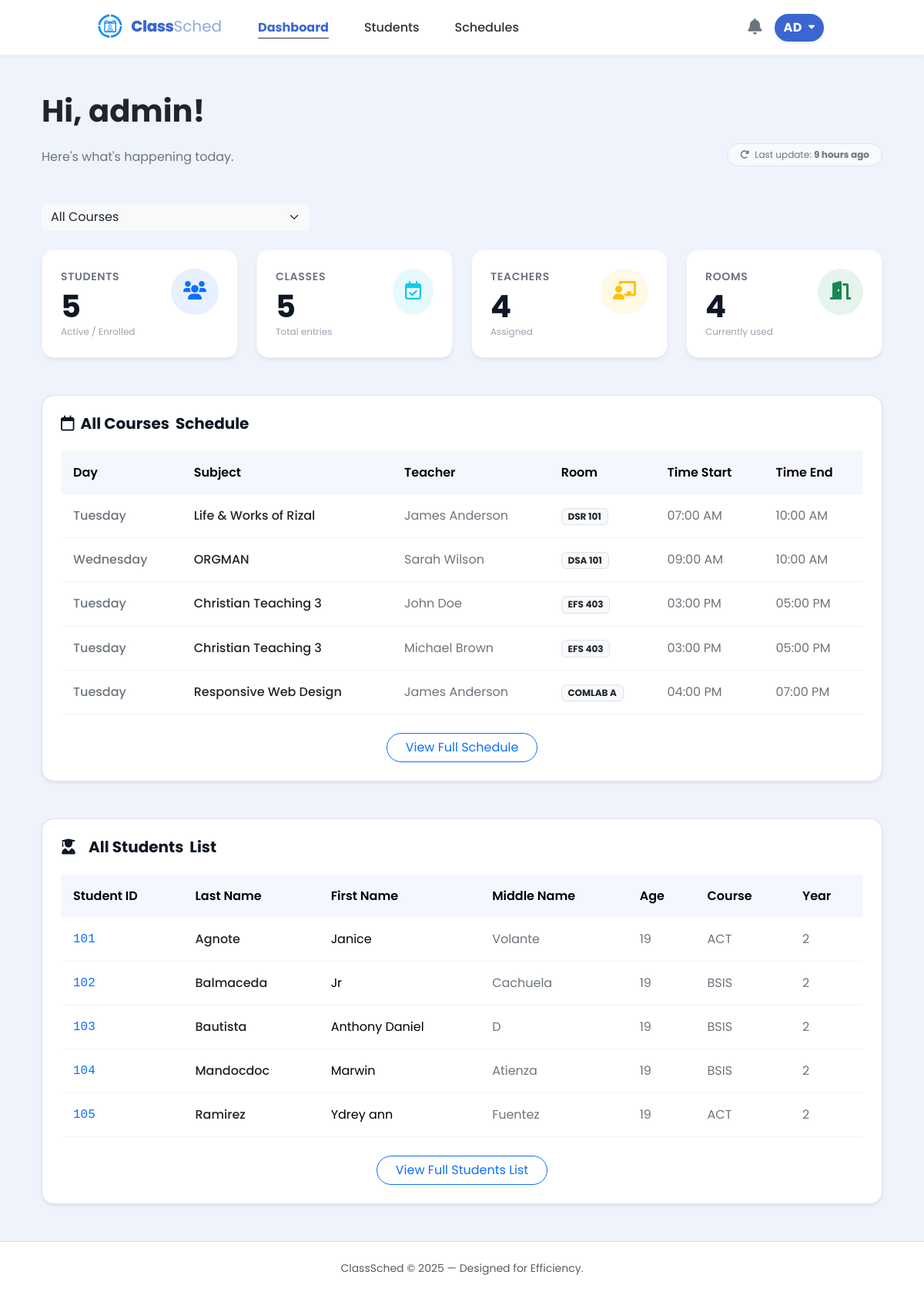
The page /src/admin_dashboard.php (signed in) on the database as committed earlier.
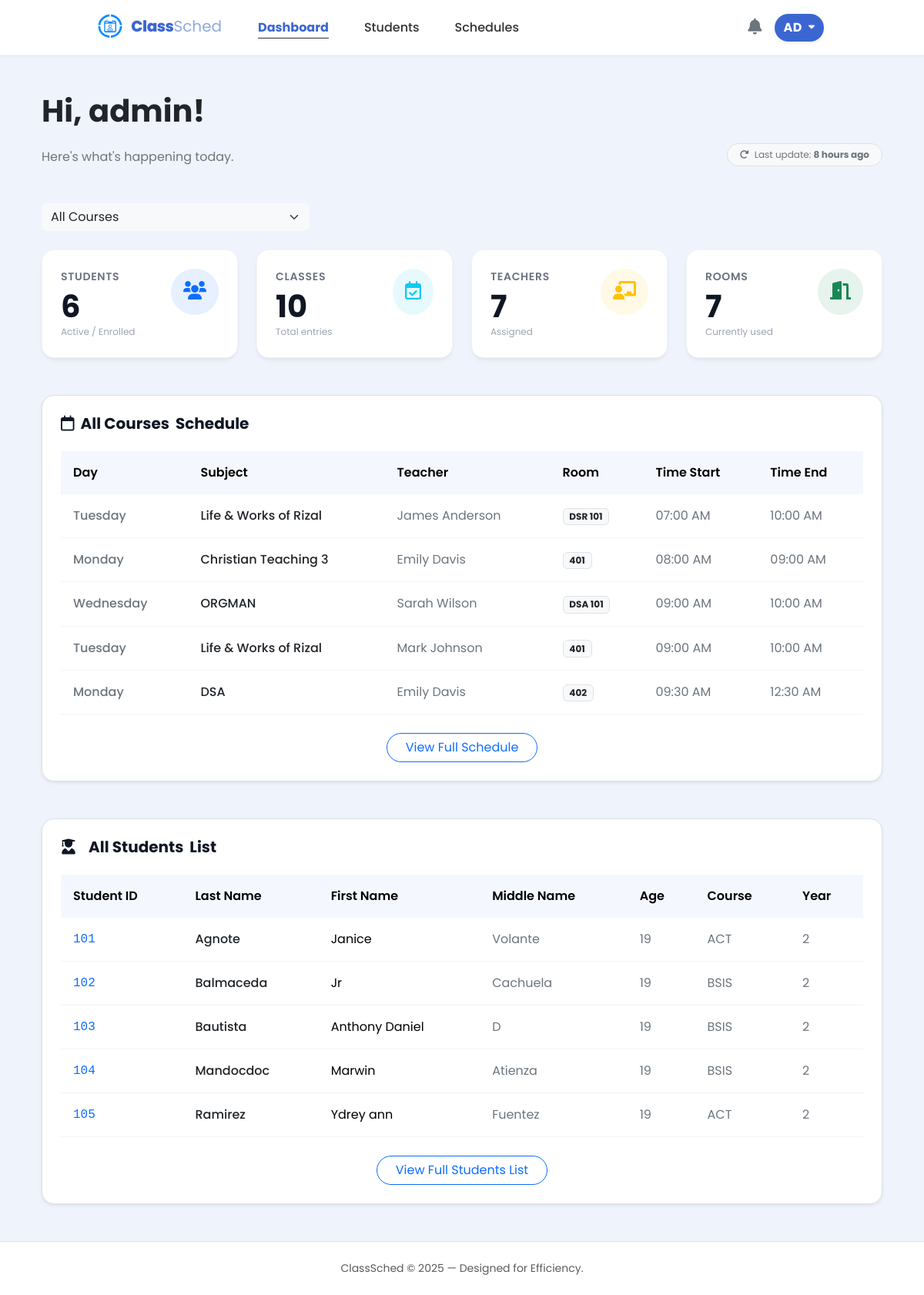
The same page on the database as committed later.
### tables this page shows
CREATE TABLE admin_system_log (
        id INTEGER PRIMARY KEY CHECK (id = 1),
        last_activity DATETIME DEFAULT CURRENT_TIMESTAMP
    );

CREATE TABLE schedules (
        id INTEGER PRIMARY KEY AUTOINCREMENT,
        day TEXT NOT NULL,
        subject_id INTEGER NOT NULL,
        teacher_id INTEGER NOT NULL,
        room TEXT(10),
        time_start TIME,
        time_end TIME,
        course_id INTEGER NOT NULL,

        FOREIGN KEY (teacher_id) REFERENCES teachers(id),
        FOREIGN KEY (course_id) REFERENCES courses(id),
        FOREIGN KEY (subject_id) REFERENCES subjects(id)
    );

CREATE TABLE students (
        id INTEGER PRIMARY KEY AUTOINCREMENT,
        user_id INTEGER UNIQUE,
        student_number TEXT(50) NOT NULL,
        last_name TEXT(50) NOT NULL,
        first_name TEXT(50),
        middle_name TEXT(50),
        age INTEGER,
        phone_number TEXT(20),
        course_id INTEGER NOT NULL,
        year_level INTEGER,
        email TEXT(255) UNIQUE,
        last_notification_check DATETIME DEFAULT "1970-01-01 00:00:00",
        FOREIGN KEY (user_id) REFERENCES users(id),
        FOREIGN KEY (course_id) REFERENCES courses(id)
    );

### src/admin_dashboard.php (the view, shortened to what the changed rows need)
<?php
$db = get_db();
function getCourseName($id) {
    if ($id == COURSE_BSIS) return "BSIS";
    if ($id == COURSE_ACT) return "ACT";
    return "Unknown";
}
$selected_course = isset($_GET['course_id']) ? (int)$_GET['course_id'] : COURSE_ALL;
if ($selected_course === COURSE_ALL) {
    $student_enrolled = $db->querySingle("SELECT COUNT(id) FROM students");
    $classes_count = $db->querySingle("SELECT COUNT(*) FROM (SELECT 1 FROM schedules GROUP BY subject_id, teacher_id, room, time_start, time_end, day)");
    $assigned_teachers = $db->querySingle("SELECT COUNT(DISTINCT teacher_id) FROM schedules");
    $rooms_count = $db->querySingle("SELECT COUNT(DISTINCT room) FROM schedules WHERE room IS NOT NULL AND room != ''");
}
$last_update_text = "Just now";
$last_activity_row = $db->querySingle("SELECT last_activity FROM admin_system_log WHERE id = 1", true);
if ($last_activity_row) {
    $last_update_ts = (int)$last_activity_row['last_activity'];
    $time_diff = time() - $last_update_ts;
    if ($time_diff < 60) {
        $last_update_text = "Just now";
    } else {
        $tokens = [
            31536000 => 'year',
            2592000 => 'month',
            604800 => 'week',
            86400 => 'day',
            3600 => 'hour',
            60 => 'minute',
            1 => 'second'
        ];
        foreach ($tokens as $unit => $text) {
            if ($time_diff < $unit) continue;
            $numberOfUnits = floor($time_diff / $unit);
            $last_update_text = $numberOfUnits . ' ' . $text . (($numberOfUnits > 1) ? 's' : '') . ' ago';
            break;
        }
    }
}
$sql_sched = "
    SELECT
        sch.*,
        sub.subject_name AS subject_name_display,
        t.name AS teacher_name_display
    FROM schedules sch
    LEFT JOIN subjects sub ON sch.subject_id = sub.id
    LEFT JOIN teachers t ON sch.teacher_id = t.id
";
if ($selected_course !== COURSE_ALL) {
    $sql_sched .= " WHERE sch.course_id = :course_id";
} else {
    $sql_sched .= " GROUP BY sch.subject_id, sch.teacher_id, sch.room, sch.time_start, sch.time_end, sch.day";
}
$sql_sched .= " ORDER BY sch.time_start ASC LIMIT 5";
$stmt = $db->prepare($sql_sched);
$sched_result = $stmt->execute();
$sql_students = "SELECT * FROM students";
$sql_students .= " ORDER BY last_name ASC LIMIT 5";
$stmt_students = $db->prepare($sql_students);
$students_result = $stmt_students->execute();
        ?>
<!DOCTYPE html>
<html lang="en">
<head>
    <link href="https://cdn.jsdelivr.net/npm/bootstrap@5.3.3/dist/css/bootstrap.min.css" rel="stylesheet">
    <link href="https://cdnjs.cloudflare.com/ajax/libs/font-awesome/6.0.0/css/all.min.css" rel="stylesheet">
    <link rel="stylesheet" href="../styles/admin_dashboard.css">
    <link rel="stylesheet" href="../styles/admin.css">
    <link rel="stylesheet" href="../styles/notification.css">
</head>
<body class="d-flex flex-column min-vh-100 position-relative">
    <?php require_once __DIR__ . "/student_nav.php"; ?>
    <div class="container px-4 py-5">
        <div class="row align-items-end mb-5">
            <div class="col-md-6">
                <h1 class="fw-bold text-dark mb-4">Hi, <?php echo htmlspecialchars($user["username"]); ?>!</h1>
            </div>
            <div class="col-md-6 text-md-end mt-3 mt-md-0">
                <span class="badge bg-light text-secondary border px-3 py-2 rounded-pill fw-normal">
                    <i class="fa-solid fa-rotate-right me-1"></i> Last update: <strong id="last_update_display"><?php echo $last_update_text; ?></strong>
                </span>
            </div>
        </div>
        <div class="row g-4 mb-5">
            <div class="col-md-3">
                <a href="#stds-overview" class="text-decoration-none">
                    <div class="stats-card">
                        <div class="d-flex justify-content-between align-items-start">
                                <div>
                                    <div class="stats-label">Students</div>
                                    <div class="stats-number" id="stat_students"><?php echo $student_enrolled; ?></div>
                                    <div class="stats-sub">Active / Enrolled</div>
                                </div>
                        </div>
                    </div>
                </a>
            </div>
            <div class="col-md-3">
                <a href="#sched-overview" class="text-decoration-none">
                    <div class="stats-card">
                        <div class="d-flex justify-content-between align-items-start">
                            <div>
                                <div class="stats-label">Classes</div>
                                <div class="stats-number" id="stat_classes"><?php echo $classes_count; ?></div>
                                <div class="stats-sub">Total entries</div>
                            </div>
                        </div>
                    </div>
                </a>
            </div>
            <div class="col-md-3">
                <div class="stats-card">
                    <div class="d-flex justify-content-between align-items-start">
                        <div>
                            <div class="stats-label">Teachers</div>
                                <div class="stats-number" id="stat_teachers"><?php echo $assigned_teachers; ?></div>
                            <div class="stats-sub">Assigned</div>
                        </div>
                    </div>
                </div>
            </div>
            <div class="col-md-3">
                <div class="stats-card">
                    <div class="d-flex justify-content-between align-items-start">
                        <div>
                            <div class="stats-label">Rooms</div>
                            <div class="stats-number" id="stat_rooms"><?php echo $rooms_count; ?></div>
                            <div class="stats-sub">Currently used</div>
                        </div>
                    </div>
                </div>
            </div>
        </div>
        <div id="sched-overview" class="bg-white rounded-4 shadow-sm border p-4 mb-5">
            <div class="table-responsive">
                <table class="table custom-table table-hover mb-0">
                    <thead>
                        <tr>
                            <th>Day</th>
                            <th>Subject</th>
                            <th>Teacher</th>
                            <th>Room</th>
                            <th>Time Start</th>
                            <th>Time End</th>
                        </tr>
                    </thead>
                    <tbody id="schedule_table_body">
                        <?php while ($row = $sched_result->fetchArray(SQLITE3_ASSOC)): ?>
                        <tr>
                            <td class="fw-medium text-secondary"><?php echo htmlspecialchars($row['day'] ?? '--'); ?></td>
                            <td class="fw-medium text-dark"><?php echo htmlspecialchars($row['subject_name_display'] ?? 'Unknown Subject'); ?></td>
                            <td class="text-secondary"><?php echo htmlspecialchars($row['teacher_name_display'] ?? 'Unknown Teacher'); ?></td>
                            <td><span class="badge bg-light text-dark border"><?php echo htmlspecialchars($row['room'] ?? 'TBA'); ?></span></td>
                            <td class="text-secondary">
                                <?php echo !empty($row['time_start']) ? date("h:i A", strtotime($row['time_start'])) : '--:--'; ?>
                            </td>
                            <td class="text-secondary">
                                <?php echo !empty($row['time_end']) ? date("h:i A", strtotime($row['time_end'])) : '--:--'; ?>
                            </td>
                        </tr>
                        <?php endwhile; ?>
                    </tbody>
                </table>
            </div>
        </div>
        <div class="bg-white rounded-4 shadow-sm border p-4">
            <div id="stds-overview" class="table-responsive">
                <table class="table custom-table table-hover mb-0">
                    <thead>
                        <tr>
                            <th>Student ID</th>
                            <th>Last Name</th>
                            <th>First Name</th>
                            <th>Middle Name</th>
                            <th>Age</th>
                            <th>Course</th>
                            <th>Year</th>
                        </tr>
                    </thead>
                    <tbody id="student_table_body">
                        <?php while ($student = $students_result->fetchArray(SQLITE3_ASSOC)): ?>
                        <tr>
                            <td class="fw-medium font-monospace text-primary"><?php echo htmlspecialchars($student['student_number'] ?? '--'); ?></td>
                            <td class="fw-medium text-dark"><?php echo htmlspecialchars($student['last_name'] ?? '--'); ?></td>
                            <td><?php echo htmlspecialchars($student['first_name'] ?? '--'); ?></td>
                            <td class="text-secondary"><?php echo htmlspecialchars($student['middle_name'] ?? '--'); ?></td>
                            <td class="text-secondary"><?php echo htmlspecialchars($student['age'] ?? '--'); ?></td>
                            <td class="text-secondary"><?php echo getCourseName($student['course_id'] ?? 0); ?></td>
                            <td class="text-secondary"><?php echo htmlspecialchars($student['year_level'] ?? '--'); ?></td>
                        </tr>
                        <?php endwhile; ?>
                    </tbody>
                </table>
            </div>
        </div>
    </div>
</body>
</html>

Rows that differ between the two databases and show on the page:
no longer on this page (row unchanged): schedules: day "Tuesday", subject_name_display "Christian Teaching 3", teacher_name_display "John Doe", room "EFS 403", time_start "03:00 PM", time_end "05:00 PM"
no longer on this page (row unchanged): schedules: day "Tuesday", subject_name_display "Christian Teaching 3", teacher_name_display "Michael Brown", room "EFS 403", time_start "03:00 PM", time_end "05:00 PM"
no longer on this page (row unchanged): schedules: day "Tuesday", subject_name_display "Responsive Web Design", teacher_name_display "James Anderson", room "COMLAB A", time_start "04:00 PM", time_end "07:00 PM"
changed admin_system_log: last_activity "9 hours ago" → "8 hours ago"
added schedules: day "Monday", subject_name_display "Christian Teaching 3", teacher_name_display "Emily Davis", room "401", time_start "08:00 AM", time_end "09:00 AM"
added schedules: day "Tuesday", subject_name_display "Life & Works of Rizal", teacher_name_display "Mark Johnson", room "401", time_start "09:00 AM", time_end "10:00 AM"
added schedules: day "Monday", subject_name_display "DSA", teacher_name_display "Emily Davis", room "402", time_start "09:30 AM", time_end "12:30 AM"
Other text that changed with them:
$student_enrolled: "5" → "6"
$classes_count: "5" → "10"
$assigned_teachers: "4" → "7"
$rooms_count: "4" → "7"
